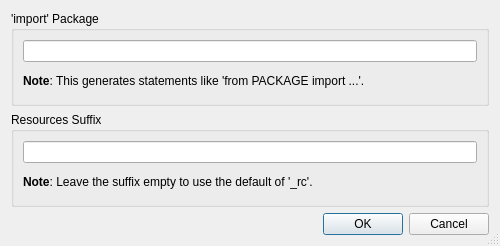
<?xml version="1.0" encoding="UTF-8"?>
<ui version="4.0">
 <class>UicCompilerOptionsDialog</class>
 <widget class="QDialog" name="UicCompilerOptionsDialog">
  <property name="geometry">
   <rect>
    <x>0</x>
    <y>0</y>
    <width>500</width>
    <height>246</height>
   </rect>
  </property>
  <property name="windowTitle">
   <string>uic Compiler Options</string>
  </property>
  <property name="sizeGripEnabled">
   <bool>true</bool>
  </property>
  <layout class="QVBoxLayout" name="verticalLayout_3">
   <item>
    <widget class="QGroupBox" name="packageGroup">
     <property name="title">
      <string>'import' Package</string>
     </property>
     <layout class="QVBoxLayout" name="verticalLayout_2">
      <item>
       <widget class="E5ClearableLineEdit" name="packageEdit">
        <property name="toolTip">
         <string>Enter the package name</string>
        </property>
       </widget>
      </item>
      <item>
       <widget class="QLabel" name="label_2">
        <property name="text">
         <string>&lt;b&gt;Note&lt;/b&gt;: This generates statements like 'from PACKAGE import ...'.</string>
        </property>
        <property name="wordWrap">
         <bool>true</bool>
        </property>
       </widget>
      </item>
     </layout>
    </widget>
   </item>
   <item>
    <widget class="QGroupBox" name="suffixGroup">
     <property name="title">
      <string>Resources Suffix</string>
     </property>
     <layout class="QVBoxLayout" name="verticalLayout">
      <item>
       <widget class="E5ClearableLineEdit" name="suffixEdit">
        <property name="toolTip">
         <string>Enter the suffix of compiled resource files (default: _rc)</string>
        </property>
       </widget>
      </item>
      <item>
       <widget class="QLabel" name="label_4">
        <property name="text">
         <string>&lt;b&gt;Note&lt;/b&gt;: Leave the suffix empty to use the default of '_rc'.</string>
        </property>
        <property name="wordWrap">
         <bool>true</bool>
        </property>
       </widget>
      </item>
     </layout>
    </widget>
   </item>
   <item>
    <widget class="QDialogButtonBox" name="buttonBox">
     <property name="orientation">
      <enum>Qt::Horizontal</enum>
     </property>
     <property name="standardButtons">
      <set>QDialogButtonBox::Cancel|QDialogButtonBox::Ok</set>
     </property>
    </widget>
   </item>
  </layout>
 </widget>
 <customwidgets>
  <customwidget>
   <class>E5ClearableLineEdit</class>
   <extends>QLineEdit</extends>
   <header>E5Gui/E5LineEdit.h</header>
  </customwidget>
 </customwidgets>
 <tabstops>
  <tabstop>packageEdit</tabstop>
  <tabstop>suffixEdit</tabstop>
 </tabstops>
 <resources/>
 <connections>
  <connection>
   <sender>buttonBox</sender>
   <signal>accepted()</signal>
   <receiver>UicCompilerOptionsDialog</receiver>
   <slot>accept()</slot>
   <hints>
    <hint type="sourcelabel">
     <x>248</x>
     <y>254</y>
    </hint>
    <hint type="destinationlabel">
     <x>157</x>
     <y>274</y>
    </hint>
   </hints>
  </connection>
  <connection>
   <sender>buttonBox</sender>
   <signal>rejected()</signal>
   <receiver>UicCompilerOptionsDialog</receiver>
   <slot>reject()</slot>
   <hints>
    <hint type="sourcelabel">
     <x>316</x>
     <y>260</y>
    </hint>
    <hint type="destinationlabel">
     <x>286</x>
     <y>274</y>
    </hint>
   </hints>
  </connection>
 </connections>
</ui>
